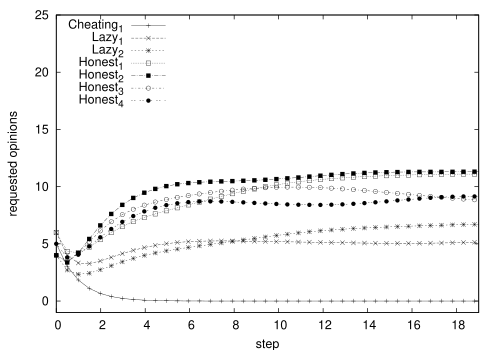

This figure's gnuplot source:
#!/usr/bin/gnuplot -persist
set datafile separator ","
#set title "Simulation Result"
set xlabel "step"
set ylabel "requested opinions"
set xrange [0:19]
set yrange [-1:25]
set key top left
set terminal postscript eps enhanced color 18
set output "experiments/experiment12/partners.eps"
plot "experiments/experiment12/agents-partners/Cheating_1" title "Cheating_1" lc "black" smooth bezier with linespoints,\
     "experiments/experiment12/agents-partners/Lazy_1" title "Lazy_1" lc "black" smooth bezier with linespoints,\
     "experiments/experiment12/agents-partners/Lazy_2" title "Lazy_2" lc "black" smooth bezier with linespoints,\
     "experiments/experiment12/agents-partners/Simple_1" title "Honest_1" lc "black" smooth bezier with linespoints,\
     "experiments/experiment12/agents-partners/Simple_2" title "Honest_2" lc "black" smooth bezier with linespoints,\
     "experiments/experiment12/agents-partners/Simple_3" title "Honest_3" lc "black" smooth bezier with linespoints,\
     "experiments/experiment12/agents-partners/Simple_4" title "Honest_4" lc "black" smooth bezier with linespoints
